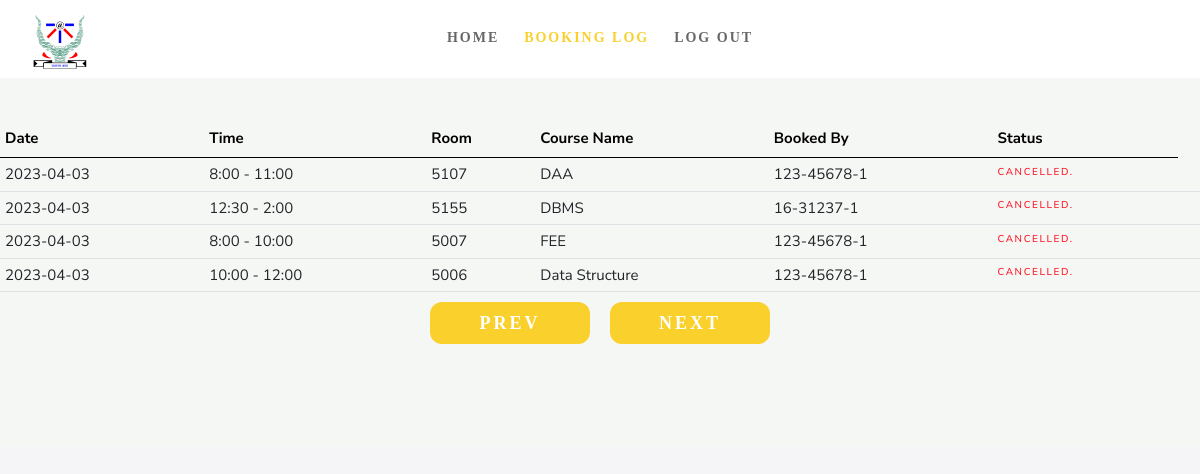
The page /facultybookinglog.php on the database as committed earlier.
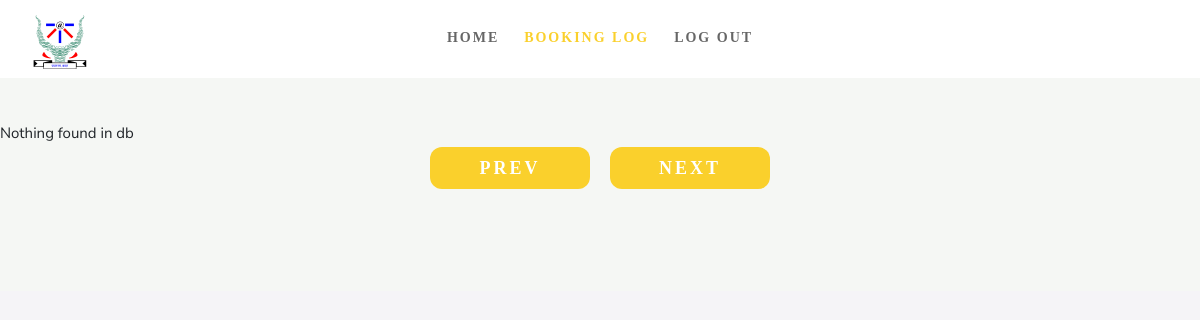
The same page on the database as committed later.
### tables this page shows
CREATE TABLE `booking`(
    `id` INT(11) NOT NULL,
    `userid` INT(11) NOT NULL,
    `classid` INT(11) NOT NULL,
    `courseid` INT(11) NOT NULL,
    `date` DATE NOT NULL,
    `description` TEXT NOT NULL,
    `starttime` VARCHAR(10) NOT NULL,
    `endtime` VARCHAR(10) NOT NULL,
    `cancelledby` VARCHAR(30) DEFAULT NULL,
    `addedby` VARCHAR(30) NOT NULL
);

CREATE TABLE `classroom`(
    `id` INT(11) NOT NULL,
    `roomname` VARCHAR(10) NOT NULL,
    `typeid` INT(11) NOT NULL,
    `locationid` INT(11) NOT NULL
);

CREATE TABLE `course`(
    `id` INT(11) NOT NULL,
    `coursename` TEXT NOT NULL,
    `deptid` INT(11) NOT NULL
);

### model/connect.php (called while the page is built, shortened)
<?php
function execute($query)
{
    $conn = mysqli_connect('localhost', 'root', 'root', 'orr', 3307);
    $result = mysqli_query($conn, $query);
    return $result;
}
?>

### model/query.php (called while the page is built, shortened)
<?php
require_once("connect.php");
function getClassRoomName($classId)
{
    $sql = "SELECT roomname from classroom where id='$classId'";
    $result = execute($sql);
    $roomName = mysqli_fetch_array($result);
    return $roomName;
}
function getAllBookingDetailsPaginationModel($offset, $no_of_records_per_page)
{
    $sql = "select * from booking LIMIT $offset, $no_of_records_per_page";
    $result = execute($sql);
    $bookList = array();
    for ($i = 0; $row = mysqli_fetch_assoc($result); ++$i) {
        $bookList[$i] = $row;
    }
    return $bookList;
}
function getCourseName($courseId)
{
    $sql = "SELECT coursename FROM course WHERE id = '$courseId'";
    $result = execute($sql);
    $courseName = mysqli_fetch_array($result);
    return $courseName;
}
?>

### controller/fetchList.php (called while the page is built, shortened)
<?php
require('./model/connect.php');
require('./model/query.php');
function getClassRoomNum($classId)
{
    $roomname = getClassRoomName($classId);
    return $roomname;
}
function getAllBookingDetailsPagination($offset, $no_of_records_per_page)
{
    $bookingListPagination = getAllBookingDetailsPaginationModel($offset, $no_of_records_per_page);
    return $bookingListPagination;
}
function getNameCourse($courseId)
{
    $courseName = getCourseName($courseId);
    return $courseName;
}
?>

### facultybookinglog.php (the view, shortened to what this page needs)
<!DOCTYPE html>
<html class="no-js" lang="en">
<head>
    <link rel="stylesheet" href="_css/main.css">
    <link rel="stylesheet" href="_css/base.css">
    <link rel="stylesheet" type="text/css" href="fonts/Linearicons-Free-v1.0.0/icon-font.min.css">
    <link rel="stylesheet" type="text/css" href="./css/main.css">
    <link href="https://cdn.jsdelivr.net/npm/bootstrap@5.0.2/dist/css/bootstrap.min.css" rel="stylesheet">
    <?php include("controller/fetchList.php"); ?>
</head>
<body id="top" style="background-color:#f5f4f7">
<header class="s-header header">
    <div class="header__logo">
        <a class="logo" href="facultyhome.php">
            <img src="images/iiita.png" alt="Homepage">
        </a>
    </div>
    <nav class="header__nav-wrap">
        <ul class="header__nav">
            <li ><a href="facultyhome.php" title="" style="text-decoration:none">Home</a></li>
            <li class="current"><a href="facultybookinglog.php" title="" style="text-decoration:none">Booking Log</a></li>
            <li><a href="controller/logout.php" title="" style="text-decoration:none">Log Out</a></li>
        </ul>
    </nav>
</header>
<section class="s-extra s-content s-content--top-padding s-content--narrow">
    <?php
    $conn = mysqli_connect('localhost', 'root', 'root', 'cbs', 3307);
    if (isset($_GET['pageno'])) {
        $pageno = $_GET['pageno'];
    } else {
        $pageno = 1;
    }
    $no_of_records_per_page = 5;
    $offset = ($pageno - 1) * $no_of_records_per_page;
    $total_pages_sql = "SELECT COUNT(*) FROM booking";
    $result = mysqli_query($conn, $total_pages_sql);
    $total_rows = mysqli_fetch_array($result)[0];
    $total_pages = ceil($total_rows / $no_of_records_per_page);
    $statement = "select * from booking LIMIT $offset, $no_of_records_per_page";
    $res_data = mysqli_query($conn, $statement);
    if (mysqli_num_rows($res_data) > 0) {
        echo "<div class=\"table-responsive booking-log\">";
        echo "<table class=\"table align-middle\">";
        ?>
                        <thead>
                        <tr>
                            <th >Date</th>
                            <th >Time</th>
                            <th >Room</th>
                            <th>Course Name</th>
                            <th >Booked By</th>
                            <th>Status</th>
                        </tr>
                        </thead>
                        <?php
                        $bookList = getAllBookingDetailsPagination($offset, $no_of_records_per_page);
                        foreach ($bookList as $b) {
                            $roomName = getClassRoomNum($b['classid']);
                            $courseName = getNameCourse($b['courseid']);
                            ?>
                                            <tr>
                                                <td><?php echo $b['date']; ?></td>
                                                <td><?php echo $b['starttime'] . " - " . $b['endtime']; ?></td>
                                                <td><?php echo $roomName['roomname']; ?></td>
                                                <td><?php echo $courseName['coursename']; ?></td>
                                                <td><?php echo $b['addedby']; ?></td>
                                                <td>
                                                    <?php if ($b['status'] == 1) {
                                                        echo "<h6 style='color:darkgreen'>" . "Confirmed." . "</h6>";
                                                    } else {
                                                        echo "<h6 style='color:#ff1627'>" . "Cancelled." . "</h6>"; ?>
                                                                </td>
                                                                <td><?php } ?></td>
                                            </tr>
                                            <?php
                        }
                        echo "</table>";
                        echo "</div>";
    } else {
        echo "Nothing found in db";
    }
    ?>
    <div class="pagination">
        <button class="<?php if ($pageno <= 1) {
            echo 'disabled';
        } ?> login100-form-btn"><a style="font-size: large;text-decoration:none;" href="<?php if ($pageno <= 1) {
              echo '#';
          } else {
              echo "?pageno=" . ($pageno - 1);
          } ?>">Prev</a></button>
        <button class="<?php if ($pageno >= $total_pages) {
            echo 'disabled';
        } ?> login100-form-btn"><a style="font-size: large;text-decoration:none;" href="<?php if ($pageno >= $total_pages) {
              echo '#';
          } else {
              echo "?pageno=" . ($pageno + 1);
          } ?>">Next</a></button>
    </div>
</section>
</body>
</html>

### css/main.css (style rules this page uses)
* { margin: 0px; padding: 0px; box-sizing: border-box; }
body, html { height: 100%; font-family: Roboto-Regular, sans-serif; }
a { font-family: Roboto-Regular; font-size: 14px; line-height: 1.7; color: #ffffff; margin: 0px; transition: all 0.4s; -webkit-transition: all 0.4s; -o-transition: all 0.4s; -moz-transition: all 0.4s; text-decoration: none; }
ul, li { margin: 0px; list-style-type: none; }
button { outline: none !important; border: none; background: transparent; }
.login100-form-btn { font-family: Roboto-Bold; font-size: 18px; color: #fff; line-height: 1.2; text-transform: uppercase; display: -webkit-box; display: -webkit-flex; display: -moz-box; display: -ms-flexbox; display: flex; justify-content: center; align-items: center; padding: 0 20px; min-width: 160px; height: 42px; border-radius: 12px; background: #fad02c; position: relative; z-index: 1; -webkit-transition: all 0.4s; -o-transition: all 0.4s; -moz-transition: all 0.4s; transition: all 0.4s; }
.login100-form-btn::before { content: ""; display: block; position: absolute; z-index: -1; width: 100%; height: 100%; border-radius: 12px; background-color: #fad02c; top: 0; left: 0; opacity: 0; -webkit-transition: all 0.4s; -o-transition: all 0.4s; -moz-transition: all 0.4s; transition: all 0.4s; }
.pagination { display: flex; justify-content: center; align-items: center; flex-wrap: wrap; gap: 2rem; }
h1, h2, h3, h4, h5, h6 { margin: 0px; }
.booking-log { display: flex; align-items: center; justify-content: center; }

Rows that differ between the two databases and show on the page:
removed booking: date "2023-04-03", starttime "8:00", endtime "11:00", classid.roomname "5107", courseid.coursename "DAA", addedby "123-45678-1", status "CANCELLED."
removed booking: date "2023-04-03", starttime "12:30", endtime "2:00", classid.roomname "5155", courseid.coursename "DBMS", addedby "16-31237-1", status "CANCELLED."
removed booking: date "2023-04-03", starttime "8:00", endtime "10:00", classid.roomname "5007", courseid.coursename "FEE", addedby "123-45678-1", status "CANCELLED."
removed booking: date "2023-04-03", starttime "10:00", endtime "12:00", classid.roomname "5006", courseid.coursename "Data Structure", addedby "123-45678-1", status "CANCELLED."
Other text that changed with them:
text no longer shown: "Date Time Room Course Name Booked By Status"
text now shown: "Nothing found in db"
